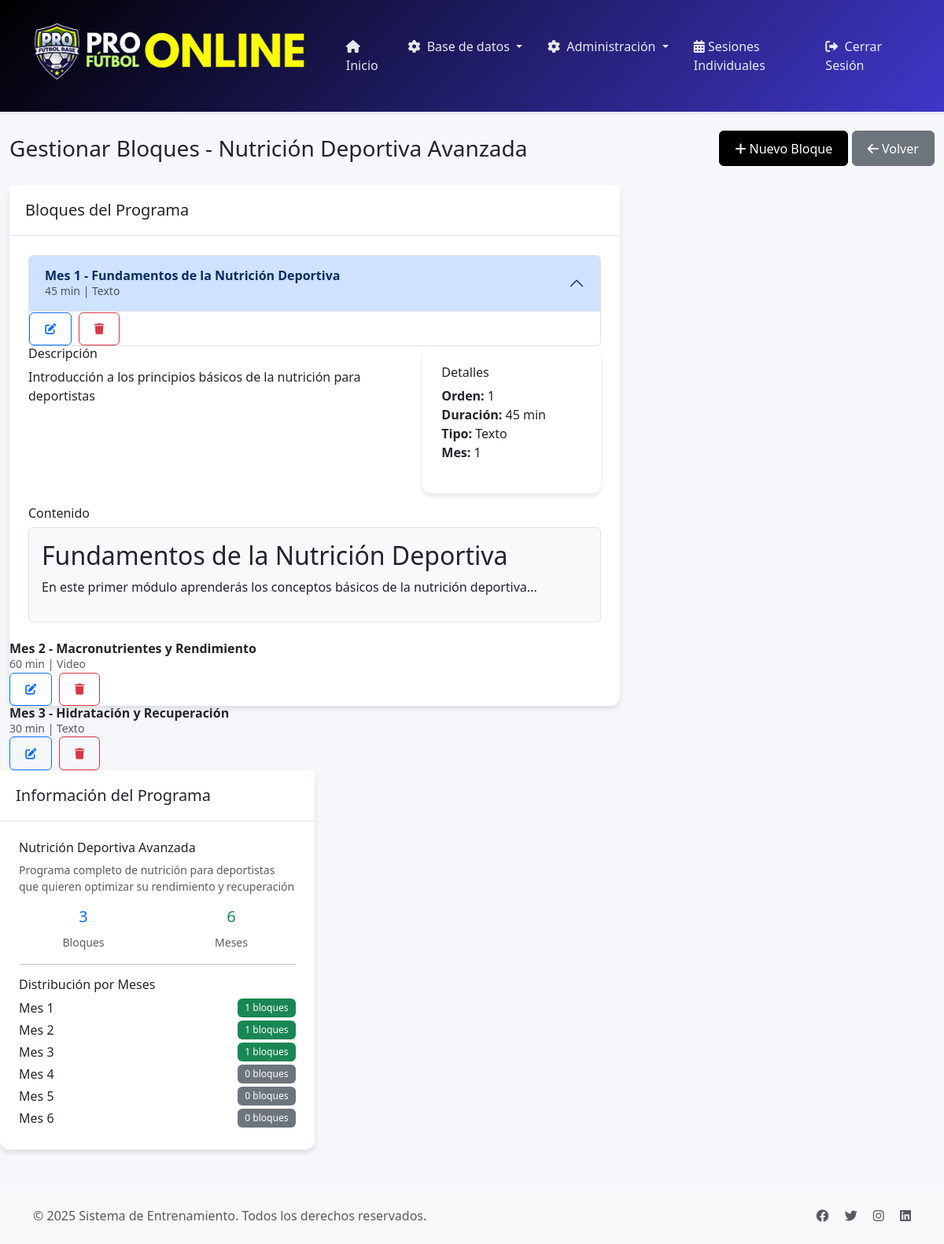
/admin/coaching/bloques/1 (signed in), run on the app's committed database.
### tables this page shows
CREATE TABLE `programas_coaching` (
  `id` int NOT NULL,
  `nombre` varchar(100) NOT NULL,
  `descripcion` text,
  `categoria` enum('nutricion','psicologia','tecnica','fisico','mental','recuperacion') NOT NULL,
  `duracion_meses` int NOT NULL,
  `precio_mensual` decimal(10,2) NOT NULL,
  `moneda` varchar(3) NOT NULL DEFAULT 'EUR',
  `imagen_url` varchar(255) DEFAULT NULL,
  `activo` tinyint(1) NOT NULL DEFAULT '1',
  `created_at` timestamp NULL DEFAULT CURRENT_TIMESTAMP,
  `updated_at` timestamp NULL DEFAULT CURRENT_TIMESTAMP ON UPDATE CURRENT_TIMESTAMP
);

CREATE TABLE `coaching_bloques` (
  `id` int NOT NULL,
  `programa_coaching_id` int NOT NULL,
  `mes` int NOT NULL COMMENT 'Mes en el que se desbloquea (1, 2, 3...)',
  `titulo` varchar(100) NOT NULL,
  `descripcion` text,
  `contenido` longtext,
  `tipo_contenido` enum('video','texto','pdf','audio','interactivo') NOT NULL DEFAULT 'texto',
  `url_contenido` varchar(255) DEFAULT NULL,
  `duracion_minutos` int DEFAULT NULL,
  `orden` int NOT NULL,
  `created_at` timestamp NULL DEFAULT CURRENT_TIMESTAMP
);

### controllers/BaseController.php (called while the page is built, shortened)
<?php
class BaseController {
    protected function render($view, $data = []) {
        extract($data);
        $viewPath = __DIR__ . "/../views/{$view}.php";
        require_once $viewPath;
    }
}

### controllers/AdminCoachingController.php (called while the page is built, shortened)
<?php
require_once 'BaseController.php';
require_once 'models/ProgramaCoachingModel.php';
class AdminCoachingController extends BaseController {
    private $programaCoachingModel;
    public function __construct() {
        $this->programaCoachingModel = new ProgramaCoachingModel();
    }
    public function gestionarBloques($programa_id) {
        $programa = $this->programaCoachingModel->getProgramaConBloques($programa_id);
        $tipos_contenido = [
            'texto' => 'Texto',
            'video' => 'Video',
            'audio' => 'Audio',
            'pdf' => 'PDF',
            'interactivo' => 'Interactivo'
        ];
        $this->render('admin/coaching/bloques', [
            'programa' => $programa,
            'tipos_contenido' => $tipos_contenido
        ]);
    }
}

### config/database.php (called while the page is built, shortened)
<?php
class Database {
    private static $instance = null;
    private $connection;
    private function __construct() {
        $host = 'localhost';
        $dbname = 'profutbolonline_qwb';
        $username = 'profutbolonline_asa';
        $password = '&}p^lgTkK9d~';
        try {
            $dsn = "mysql:host=$host;dbname=$dbname;charset=utf8mb4";
            $options = [
                PDO::ATTR_ERRMODE => PDO::ERRMODE_EXCEPTION,
                PDO::ATTR_DEFAULT_FETCH_MODE => PDO::FETCH_ASSOC,
                PDO::ATTR_EMULATE_PREPARES => false,
            ];
            $this->connection = new PDO($dsn, $username, $password, $options);
        } catch (PDOException $e) {
            die("Error de conexión a la base de datos: " . $e->getMessage());
        }
    }
    public static function getInstance() {
        if (self::$instance === null) {
            self::$instance = new self();
        }
        return self::$instance;
    }
    public function getConnection() {
        return $this->connection;
    }
}

### models/BaseModel.php (called while the page is built, shortened)
<?php
require_once __DIR__ . '/../config/database.php';
class BaseModel {
    public function __construct($table = null) {
        $this->db = Database::getInstance()->getConnection();
    }
}

### models/ProgramaCoachingModel.php (called while the page is built, shortened)
<?php
require_once 'BaseModel.php';
class ProgramaCoachingModel extends BaseModel {
    protected $table = 'programas_coaching';
    public function getProgramaConBloques($id) {
        $sql = "SELECT * FROM {$this->table} WHERE id = ? AND activo = 1";
        $stmt = $this->db->prepare($sql);
        $stmt->execute([$id]);
        $programa = $stmt->fetch(PDO::FETCH_ASSOC);
        if ($programa) {
            $sql = "SELECT * FROM coaching_bloques WHERE programa_coaching_id = ? ORDER BY mes, orden";
            $stmt = $this->db->prepare($sql);
            $stmt->execute([$id]);
            $programa['bloques'] = $stmt->fetchAll(PDO::FETCH_ASSOC);
        }
        return $programa;
    }
}

### views/admin/coaching/bloques.php (the view, shortened to what this page needs)
<?php require_once 'views/layouts/header.php'; ?>
<div class="container-fluid">
    <div class="row">
        <div class="col-md-12">
            <div class="d-flex justify-content-between align-items-center mb-4">
                <h1 class="h3 mb-0">Gestionar Bloques - <?php echo htmlspecialchars($programa['nombre']); ?></h1>
                <div>
                    <button type="button" class="btn btn-primary" data-bs-toggle="modal" data-bs-target="#modalBloque">
                        <i class="fas fa-plus"></i> Nuevo Bloque
                    </button>
                    <a href="/admin/coaching/editar/<?php echo $programa['id']; ?>" class="btn btn-secondary">
                        <i class="fas fa-arrow-left"></i> Volver
                    </a>
                </div>
            </div>
            <div class="row">
                <div class="col-md-8">
                    <div class="card">
                        <div class="card-header">
                            <h5 class="card-title mb-0">Bloques del Programa</h5>
                        </div>
                        <div class="card-body">
                            <?php if (empty($programa['bloques'])): ?>
                                <div class="text-center py-4">
                                    <i class="fas fa-list fa-3x text-muted mb-3"></i>
                                    <h5 class="text-muted">No hay bloques creados</h5>
                                    <p class="text-muted">Crea el primer bloque para comenzar a estructurar el programa.</p>
                                    <button type="button" class="btn btn-primary" data-bs-toggle="modal" data-bs-target="#modalBloque">
                                        <i class="fas fa-plus"></i> Crear Primer Bloque
                                    </button>
                                </div>
                            <?php else: ?>
                                <div class="accordion" id="accordionBloques">
                                    <?php foreach ($programa['bloques'] as $index => $bloque): ?>
                                    <div class="accordion-item">
                                        <h2 class="accordion-header" id="heading<?php echo $bloque['id']; ?>">
                                            <button class="accordion-button <?php echo ($index > 0) ? 'collapsed' : ''; ?>" type="button"
                                                    data-bs-toggle="collapse" data-bs-target="#collapse<?php echo $bloque['id']; ?>">
                                                <div class="d-flex justify-content-between align-items-center w-100 me-3">
                                                    <div>
                                                        <strong>Mes <?php echo $bloque['mes']; ?> - <?php echo htmlspecialchars($bloque['titulo']); ?></strong>
                                                        <br>
                                                        <small class="text-muted">
                                                            <?php echo $bloque['duracion_minutos']; ?> min |
                                                            <?php echo ucfirst($bloque['tipo_contenido']); ?>
                                                        </small>
                                                    </div>
                                                    <div class="btn-group btn-group-sm">
                                                        <button type="button" class="btn btn-outline-primary btn-sm"
                                                                onclick="editarBloque(<?php echo htmlspecialchars(json_encode($bloque)); ?>)">
                                                            <i class="fas fa-edit"></i>
                                                        </button>
                                                        <button type="button" class="btn btn-outline-danger btn-sm"
                                                                onclick="confirmarEliminarBloque(<?php echo $bloque['id']; ?>)">
                                                            <i class="fas fa-trash"></i>
                                                        </button>
                                                    </div>
                                                </div>
                                            </button>
                                        </h2>
                                        <div id="collapse<?php echo $bloque['id']; ?>" class="accordion-collapse collapse <?php echo ($index === 0) ? 'show' : ''; ?>"
                                             data-bs-parent="#accordionBloques">
                                            <div class="accordion-body">
                                                <div class="row">
                                                    <div class="col-md-8">
                                                        <h6>Descripción</h6>
                                                        <p><?php echo nl2br(htmlspecialchars($bloque['descripcion'])); ?></p>
                                                    </div>
                                                    <div class="col-md-4">
                                                        <div class="card">
                                                            <div class="card-body">
                                                                <h6>Detalles</h6>
                                                                <ul class="list-unstyled">
                                                                    <li><strong>Orden:</strong> <?php echo $bloque['orden']; ?></li>
                                                                    <li><strong>Duración:</strong> <?php echo $bloque['duracion_minutos']; ?> min</li>
                                                                    <li><strong>Tipo:</strong> <?php echo ucfirst($bloque['tipo_contenido']); ?></li>
                                                                    <li><strong>Mes:</strong> <?php echo $bloque['mes']; ?></li>
                                                                </ul>
                                                            </div>
                                                        </div>
                                                    </div>
                                                </div>
                                                <?php if ($bloque['tipo_contenido'] === 'texto' && !empty($bloque['contenido'])): ?>
                                                <div class="mt-3">
                                                    <h6>Contenido</h6>
                                                    <div class="border rounded p-3 bg-light">
                                                        <?php echo $bloque['contenido']; ?>
                                                    </div>
                                                </div>
                                                <?php endif; ?>
                                            </div>
                                        </div>
                                    </div>
                                    <?php endforeach; ?>
                                </div>
                            <?php endif; ?>
                        </div>
                    </div>
                </div>
                <div class="col-md-4">
                    <div class="card">
                        <div class="card-header">
                            <h5 class="card-title mb-0">Información del Programa</h5>
                        </div>
                        <div class="card-body">
                            <h6><?php echo htmlspecialchars($programa['nombre']); ?></h6>
                            <p class="text-muted small"><?php echo htmlspecialchars($programa['descripcion']); ?></p>
                            <div class="row text-center">
                                <div class="col-6">
                                    <h5 class="text-primary"><?php echo count($programa['bloques']); ?></h5>
                                    <small class="text-muted">Bloques</small>
                                </div>
                                <div class="col-6">
                                    <h5 class="text-success"><?php echo $programa['duracion_meses']; ?></h5>
                                    <small class="text-muted">Meses</small>
                                </div>
                            </div>
                            <hr>
                            <h6>Distribución por Meses</h6>
                            <?php
                            $meses = [];
                            foreach ($programa['bloques'] as $bloque) {
                                $meses[$bloque['mes']] = ($meses[$bloque['mes']] ?? 0) + 1;
                            }
                            ?>
                            <?php for ($i = 1; $i <= $programa['duracion_meses']; $i++): ?>
                            <div class="d-flex justify-content-between align-items-center mb-1">
                                <span>Mes <?php echo $i; ?></span>
                                <span class="badge bg-<?php echo isset($meses[$i]) ? 'success' : 'secondary'; ?>">
                                    <?php echo $meses[$i] ?? 0; ?> bloques
                                </span>
                            </div>
                            <?php endfor; ?>
                        </div>
                    </div>
                </div>
            </div>
        </div>
    </div>
</div>
<?php require_once 'views/layouts/footer.php'; ?>

### views/layouts/header.php (style rules this page uses)
:root { --primary-color: #000000; --secondary-color: #3f37c9; --accent-color: #4cc9f0; --success-color: #4caf50; --warning-color: #ff9800; --danger-color: #f44336; --light-color: #f8f9fa; --dark-color: #212529; }
body { background-color: #f5f7fa; font-family: 'Segoe UI', system-ui, -apple-system, sans-serif; }
.btn { padding: 0.6rem 1.2rem; font-weight: 500; border-radius: 6px; transition: all 0.3s ease; }
.btn-primary { background-color: var(--primary-color); border-color: var(--primary-color); }
.card { border: none; border-radius: 12px; box-shadow: 0 4px 6px rgba(0,0,0,0.1); transition: all 0.3s ease; }
.card-header { background-color: white; border-bottom: 1px solid rgba(0,0,0,0.1); padding: 1.25rem; }
.card-body { padding: 1.5rem; }
.badge { padding: 0.5em 0.8em; font-weight: 500; border-radius: 6px; }

### data on the page
programas_coaching: nombre "Nutrición Deportiva Avanzada", descripcion "Programa completo de nutrición para deportistas que quieren optimizar su rendimiento y recuperación", duracion_meses "6"
coaching_bloques: mes "1", titulo "Fundamentos de la Nutrición Deportiva", duracion_minutos "45", tipo_contenido "Texto", descripcion "Introducción a los principios básicos de la nutrición para deportistas", orden "1", contenido "Fundamentos de la Nutrición Deportiva En este primer módulo aprenderás los conceptos básicos de la nutrición deportiva..."
coaching_bloques: mes "2", titulo "Macronutrientes y Rendimiento", duracion_minutos "60", tipo_contenido "Video"
coaching_bloques: mes "3", titulo "Hidratación y Recuperación", duracion_minutos "30", tipo_contenido "Texto"

### other printed values
count($programa['bloques']) "3"
$meses[$i] "1"
$meses[$i] "0"
